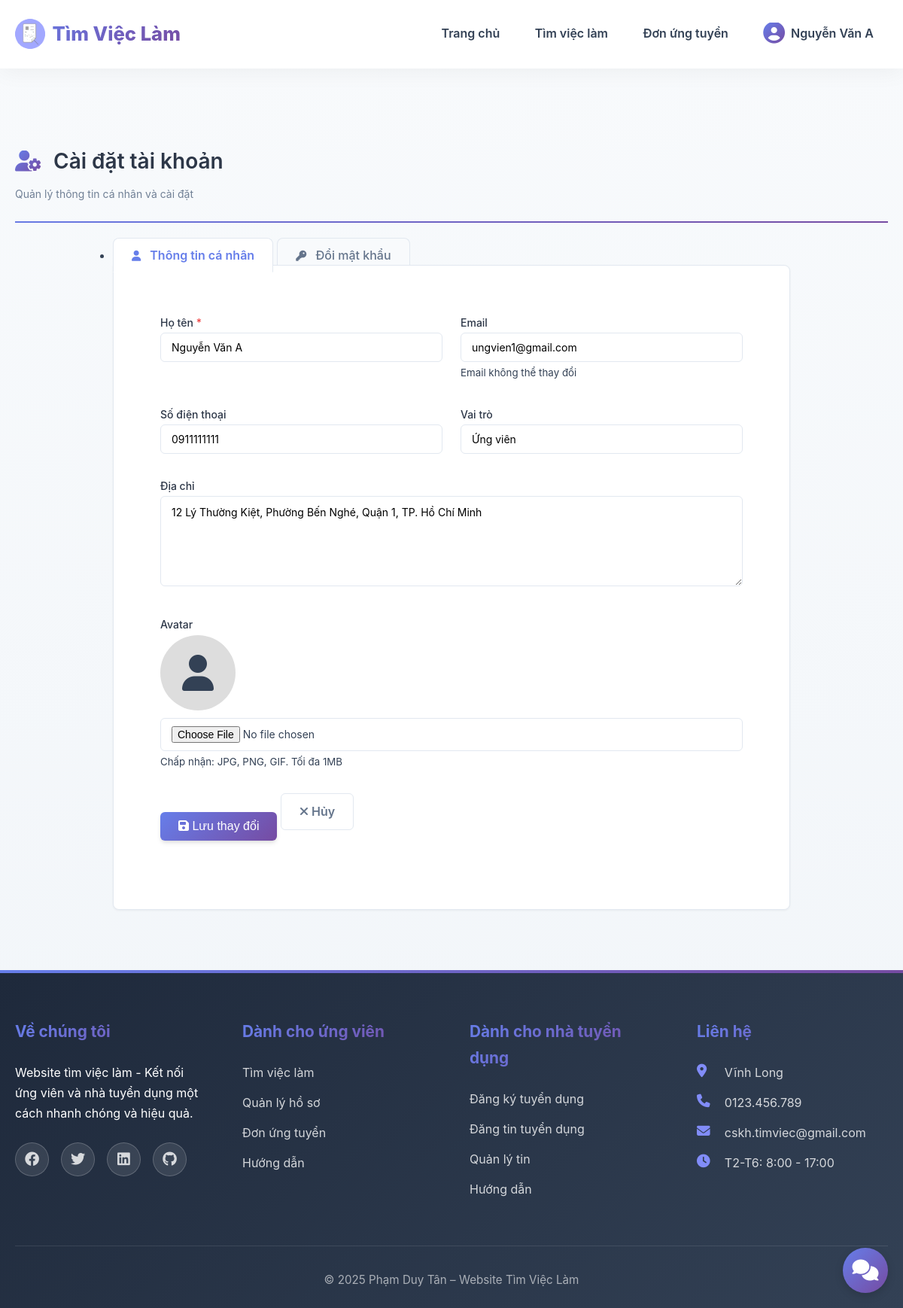
/taikhoan (signed in), run on the app's committed database.
### tables this page shows
CREATE TABLE `nguoidung` (
  `id` int(11) NOT NULL,
  `email` varchar(255) NOT NULL,
  `matkhau` varchar(255) NOT NULL,
  `hoten` varchar(255) NOT NULL,
  `sodienthoai` varchar(20) DEFAULT NULL,
  `diachi` text DEFAULT NULL,
  `avatar` varchar(255) DEFAULT NULL,
  `vaitro` enum('admin','ungvien','tuyendung','choduyet') DEFAULT 'ungvien',
  `trangthai` enum('hoatdong','khoa') DEFAULT 'hoatdong',
  `xacminh` tinyint(1) DEFAULT 0,
  `ngaytao` datetime DEFAULT current_timestamp(),
  `ngaycapnhat` datetime DEFAULT current_timestamp() ON UPDATE current_timestamp()
);

### app/controllers/TaikhoanController.php (called while the page is built, shortened)
<?php
require_once BASE_PATH . 'app/models/NguoiDungModel.php';
class TaikhoanController extends BaseController {
    private $nguoiDungModel;
    private $db;
    public function __construct() {
        $this->db = Database::getInstance()->getConnection();
        $this->nguoiDungModel = new NguoiDungModel();
    }
    public function index() {
        $userId = $_SESSION['nguoidung_id'];
        $vaitro = $_SESSION['vaitro'];
        $user = $this->nguoiDungModel->layThongTin($userId);
        $thongTinBoSung = null;
        if ($vaitro == 'ungvien') {
            $sql = "SELECT * FROM thongtinungvien WHERE nguoidung_id = :id";
            $stmt = $this->db->prepare($sql);
            $stmt->bindParam(':id', $userId);
            $stmt->execute();
            $thongTinBoSung = $stmt->fetch(PDO::FETCH_ASSOC);
        } elseif ($vaitro == 'tuyendung') {
            $sql = "SELECT * FROM thongtinnhatuyendung WHERE nguoidung_id = :id";
            $stmt = $this->db->prepare($sql);
            $stmt->bindParam(':id', $userId);
            $stmt->execute();
            $thongTinBoSung = $stmt->fetch(PDO::FETCH_ASSOC);
        }
        $data = [
            'pageTitle' => 'Cài đặt tài khoản',
            'user' => $user,
            'thongTinBoSung' => $thongTinBoSung
        ];
        $this->view('taikhoan/index', $data);
    }
}

### app/core/Database.php (called while the page is built, shortened)
<?php
class Database {
    private static $instance = null;
    private $connection;
    private function __construct() {
        try {
            $this->connection = new PDO(
                "mysql:host=" . DB_HOST . ";dbname=" . DB_NAME . ";charset=utf8mb4",
                DB_USER,
                DB_PASS,
                [
                    PDO::ATTR_ERRMODE => PDO::ERRMODE_EXCEPTION,
                    PDO::ATTR_DEFAULT_FETCH_MODE => PDO::FETCH_ASSOC,
                    PDO::ATTR_EMULATE_PREPARES => false
                ]
            );
        } catch (PDOException $e) {
            die("Database connection failed: " . $e->getMessage());
        }
    }
    public static function getInstance() {
        if (self::$instance === null) {
            self::$instance = new self();
        }
        return self::$instance;
    }
    public function getConnection() {
        return $this->connection;
    }
}

### app/models/NguoiDungModel.php (called while the page is built, shortened)
<?php
class NguoiDungModel {
    private $db;
    private $table = 'nguoidung';
    public function __construct() {
        $this->db = Database::getInstance()->getConnection();
    }
    public function layThongTin($id) {
        $sql = "SELECT * FROM " . $this->table . " WHERE id = :id";
        $stmt = $this->db->prepare($sql);
        $stmt->bindParam(':id', $id);
        $stmt->execute();
        return $stmt->fetch(PDO::FETCH_ASSOC);
    }
}
?>

### app/views/taikhoan/index.php (the view, shortened to what this page needs)
<?php require_once BASE_PATH . 'app/views/layouts/header.php'; ?>
<div class="container" style="margin-top: 100px; margin-bottom: 50px;">
    <div class="page-header" style="margin-bottom: 30px;">
        <h1 style="font-size: 28px; font-weight: 600; color: #2d3748; margin-bottom: 8px;">
            <i class="fas fa-user-cog" style="color: #667eea;"></i> Cài đặt tài khoản
        </h1>
        <p style="color: #718096; font-size: 14px; margin: 0;">Quản lý thông tin cá nhân và cài đặt</p>
    </div>
    <div style="max-width: 900px; margin: 0 auto;">
        <ul class="nav nav-tabs" role="tablist">
            <?php if ($_SESSION['vaitro'] != 'tuyendung'): ?>
            <li class="nav-item">
                <a class="nav-link active" data-toggle="tab" href="#thongtin">
                    <i class="fas fa-user"></i> Thông tin cá nhân
                </a>
            </li>
            <?php endif; ?>
            <li class="nav-item">
                <a class="nav-link" data-toggle="tab" href="#matkhau">
                    <i class="fas fa-key"></i> Đổi mật khẩu
                </a>
            </li>
        </ul>
        <div class="card">
            <div class="card-body" style="padding: 30px;">
            <div class="tab-content">
                <?php if ($_SESSION['vaitro'] != 'tuyendung'): ?>
                <div id="thongtin" class="tab-pane fade show active">
                <?php else: ?>
                <div id="thongtin" class="tab-pane fade">
                <?php endif; ?>
                    <form method="POST" action="<?php echo BASE_URL; ?>taikhoan/capnhat" enctype="multipart/form-data">
                        <div class="form-row">
                            <div class="form-group col-md-6">
                                <label>Họ tên <span class="text-danger">*</span></label>
                                <input type="text" name="hoten" class="form-control"
                                       value="<?php echo htmlspecialchars($user['hoten']); ?>" required>
                            </div>
                            <div class="form-group col-md-6">
                                <label>Email</label>
                                <input type="email" class="form-control"
                                       value="<?php echo htmlspecialchars($user['email']); ?>" readonly>
                                <small class="form-text text-muted">Email không thể thay đổi</small>
                            </div>
                        </div>
                        <div class="form-row">
                            <div class="form-group col-md-6">
                                <label>Số điện thoại</label>
                                <input type="tel" name="sodienthoai" class="form-control"
                                       value="<?php echo htmlspecialchars($user['sodienthoai'] ?? ''); ?>">
                            </div>
                            <div class="form-group col-md-6">
                                <label>Vai trò</label>
                                <input type="text" class="form-control"
                                       value="<?php
                                       $roles = [
                                           'admin' => 'Quản trị viên',
                                           'tuyendung' => 'Nhà tuyển dụng',
                                           'ungvien' => 'Ứng viên'
                                       ];
                                       echo $roles[$user['vaitro']] ?? $user['vaitro'];
                                       ?>" readonly>
                            </div>
                        </div>
                        <div class="form-group">
                            <label>Địa chỉ</label>
                            <textarea name="diachi" class="form-control" rows="2"><?php echo htmlspecialchars($user['diachi'] ?? ''); ?></textarea>
                        </div>
                        <div class="form-group">
                            <label>Avatar</label>
                            <div style="margin-bottom: 10px;">
                                <?php if (!empty($user['avatar'])): ?>
                                    <img src="<?php echo BASE_URL; ?>uploads/avatar/<?php echo htmlspecialchars($user['avatar']); ?>"
                                         alt="Avatar" style="width: 100px; height: 100px; object-fit: cover; border-radius: 50%;">
                                <?php else: ?>
                                    <div style="width: 100px; height: 100px; background: #ddd; border-radius: 50%; display: flex; align-items: center; justify-content: center;">
                                        <i class="fas fa-user fa-3x text-muted"></i>
                                    </div>
                                <?php endif; ?>
                            </div>
                            <input type="file" name="avatar" class="form-control" accept="image/*">
                            <small class="form-text text-muted">Chấp nhận: JPG, PNG, GIF. Tối đa 1MB</small>
                        </div>
                        <div class="form-group">
                            <button type="submit" class="btn btn-primary">
                                <i class="fas fa-save"></i> Lưu thay đổi
                            </button>
                            <a href="<?php echo BASE_URL; ?>nhatuyendung" class="btn btn-outline">
                                <i class="fas fa-times"></i> Hủy
                            </a>
                        </div>
                    </form>
                </div>
            </div>
        </div>
    </div>
</div>
<?php require_once BASE_PATH . 'app/views/layouts/footer.php'; ?>

### public/css/style.css (style rules this page uses)
* { margin: 0; padding: 0; box-sizing: border-box; }
:root { --primary-color: #6366f1; --primary-light: #818cf8; --primary-dark: #4f46e5; --secondary-color: #8b5cf6; --accent-color: #ec4899; --success-color: #10b981; --danger-color: #ef4444; --warning-color: #f59e0b; --info-color: #06b6d4; --dark-color: #1e293b; --light-color: #f8fafc; --white-color: #ffffff; --border-color: #e2e8f0; --text-color: #334155; --text-light: #64748b; --text-lighter: #94a3b8; --gradient-primary: linear-gradient(135deg, #667eea 0%, #764ba2 100%); --gradient-secondary: linear-gradient(135deg, #f093fb 0%, #f5576c 100%); --gradient-success: linear-gradient(135deg, #4facfe 0%, #00f2fe 100%); --gradient-purple: linear-gradient(135deg, #a8edea 0%, #fed6e3 100%); --gradient-hero: linear-gradient(135deg, #667eea 0%, #764ba2 50%, #f093fb 100%); --shadow-sm: 0 1px 2px 0 rgba(0, 0, 0, 0.05); --shadow: 0 4px 6px -1px rgba(0, 0, 0, 0.1), 0 2px 4px -1px rgba(0, 0, 0, 0.06); --shadow-md: 0 10px 15px -3px rgba(0, 0, 0, 0.1), 0 4px 6px -2px rgba(0, 0, 0, 0.05); --shadow-lg: 0 20px 25px -5px rgba(0, 0, 0, 0.1), 0 10px 10px -5px rgba(0, 0, 0, 0.04); --shadow-xl: 0 25px 50px -12px rgba(0, 0, 0, 0.25); --shadow-color: 0 10px 40px rgba(102, 126, 234, 0.2); --transition: all 0.3s cubic-bezier(0.4, 0, 0.2, 1); --transition-fast: all 0.15s cubic-bezier(0.4, 0, 0.2, 1); --transition-slow: all 0.5s cubic-bezier(0.4, 0, 0.2, 1); --radius-sm: 6px; --radius: 10px; --radius-lg: 16px; --radius-xl: 24px; --radius-full: 9999px; }
body { font-family: 'Inter', 'Segoe UI', -apple-system, BlinkMacSystemFont, sans-serif; line-height: 1.7; color: var(--text-color); background: linear-gradient(to bottom, #f8fafc 0%, #f1f5f9 100%); -webkit-font-smoothing: antialiased; -moz-osx-font-smoothing: grayscale; }
a { text-decoration: none; color: inherit; transition: var(--transition); }
html { scroll-behavior: smooth; }
.container { max-width: 1200px; margin: 0 auto; padding: 0 20px; }
.btn { display: inline-block; padding: 0.9rem 2rem; border: none; border-radius: var(--radius); font-weight: 600; cursor: pointer; transition: var(--transition); text-align: center; font-size: 1rem; position: relative; overflow: hidden; }
.btn::before { content: ''; position: absolute; top: 50%; left: 50%; width: 0; height: 0; border-radius: 50%; background: rgba(255, 255, 255, 0.2); transform: translate(-50%, -50%); transition: width 0.6s, height 0.6s; }
.btn-primary { background: var(--gradient-primary); color: var(--white-color); box-shadow: var(--shadow); }
.btn-outline { background: transparent; border: 2px solid var(--primary-color); color: var(--primary-color); }
.card { background: rgba(255, 255, 255, 0.95); backdrop-filter: blur(10px); -webkit-backdrop-filter: blur(10px); border-radius: var(--radius-xl); padding: 2rem; box-shadow: var(--shadow-md); margin-bottom: 2rem; border: 1px solid rgba(255, 255, 255, 0.3); transition: var(--transition); }
.form-group { margin-bottom: 1.8rem; }
.form-control { width: 100%; padding: 0.9rem 1.2rem; border: 2px solid var(--border-color); border-radius: var(--radius); font-size: 1rem; transition: var(--transition); background: var(--white-color); font-family: inherit; }
textarea.form-control { resize: vertical; min-height: 120px; line-height: 1.6; }
.form-control::placeholder { color: var(--text-lighter); }
.form-row { display: grid; grid-template-columns: repeat(auto-fit, minmax(200px, 1fr)); gap: 1.5rem; }
.page-header { margin-bottom: 3rem; padding-bottom: 1.5rem; border-bottom: 2px solid; border-image: var(--gradient-primary) 1; }
.page-header h1 { font-size: 2.5rem; font-weight: 800; color: var(--dark-color); margin-bottom: 0.5rem; display: flex; align-items: center; gap: 1rem; }
.page-header h1 i { background: var(--gradient-primary); -webkit-background-clip: text; -webkit-text-fill-color: transparent; background-clip: text; }
.page-header p { color: var(--text-light); font-size: 1.1rem; }
.text-danger { color: var(--danger-color); }

### data on the page
nguoidung: hoten "Nguyễn Văn A", email "ungvien1@gmail.com", sodienthoai "0911111111", vaitro "Ứng viên", diachi "12 Lý Thường Kiệt, Phường Bến Nghé, Quận 1, TP. Hồ Chí Minh"

### other printed values
$_SESSION['hoten'] "Nguyễn Văn A"
